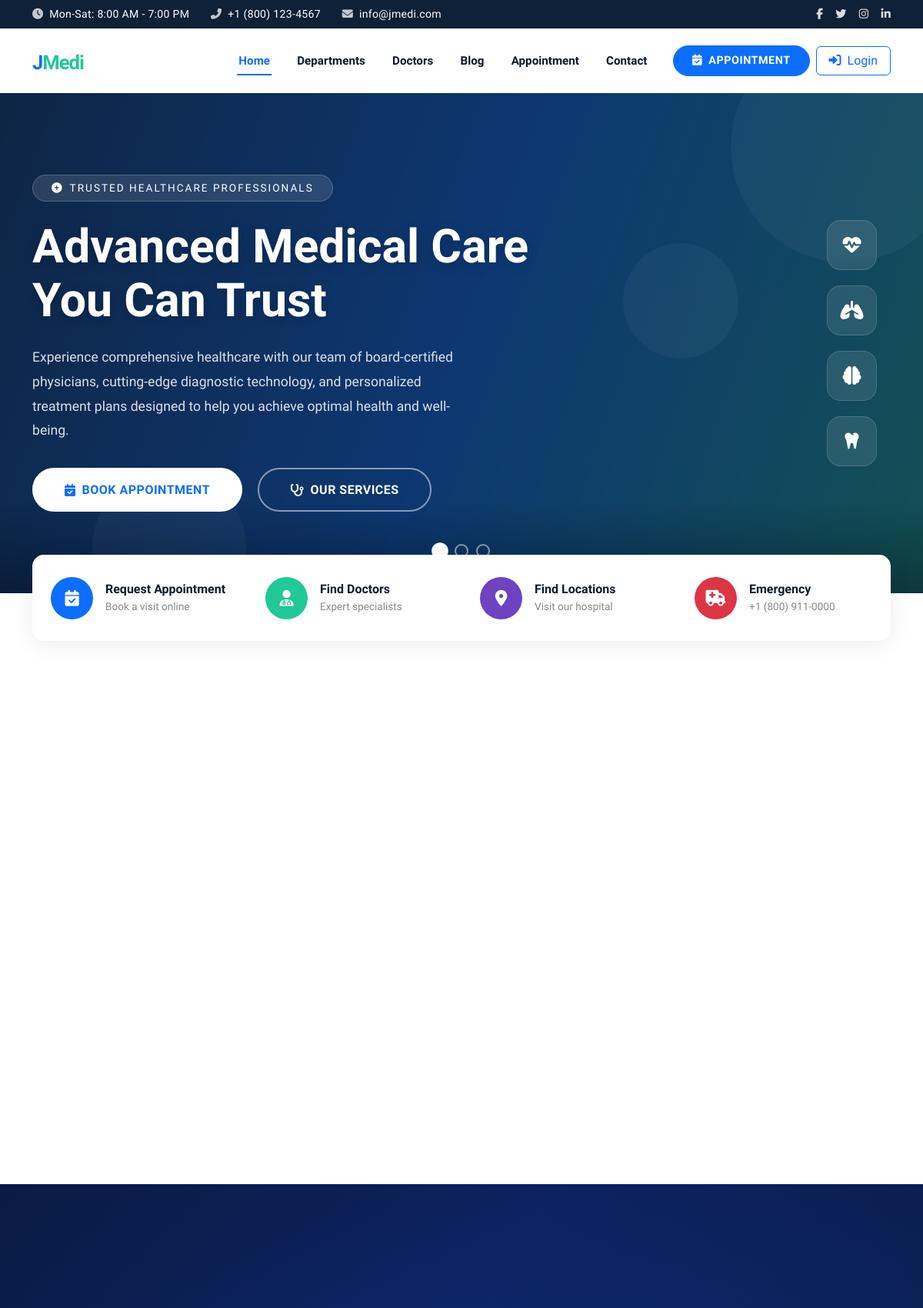
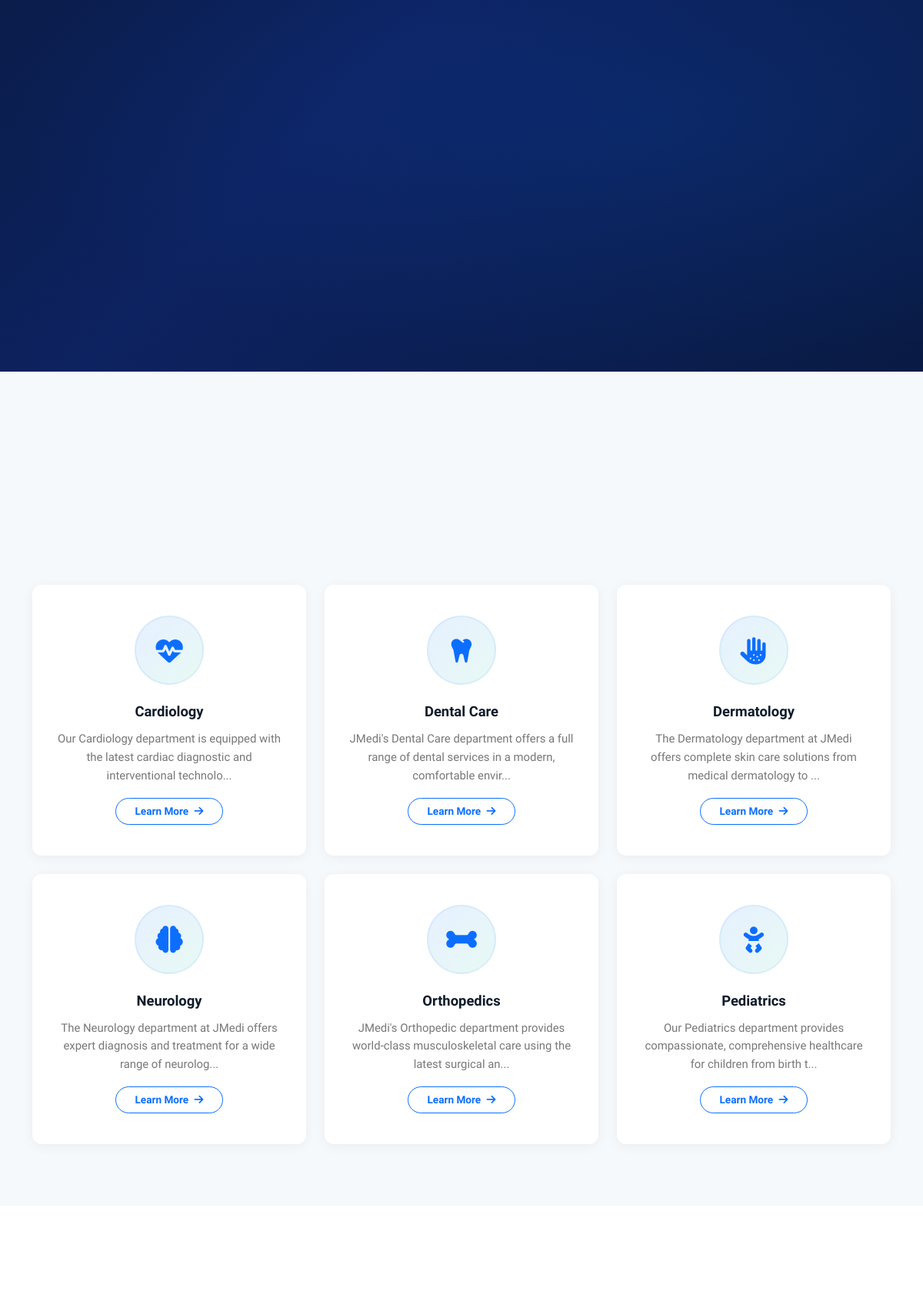
The page / (upper part) on the database its author committed (2 pictures, top to bottom).
### tables this page shows
CREATE TABLE IF NOT EXISTS `menus` (
    `id`         INT AUTO_INCREMENT PRIMARY KEY,
    `menu_name`  VARCHAR(100) NOT NULL,
    `menu_link`  VARCHAR(255) NOT NULL,
    `menu_icon`  VARCHAR(50)  DEFAULT 'fa-link',
    `menu_order` INT          DEFAULT 0,
    `status`     SMALLINT     DEFAULT 1,
    `created_at` TIMESTAMP    DEFAULT CURRENT_TIMESTAMP
);

CREATE TABLE IF NOT EXISTS `hero_slides` (
    `id`               INT AUTO_INCREMENT PRIMARY KEY,
    `title`            VARCHAR(255) NOT NULL,
    `subtitle`         VARCHAR(255),
    `description`      TEXT,
    `button_text`      VARCHAR(100) DEFAULT 'See All Services',
    `button_link`      VARCHAR(255) DEFAULT '/public/departments.php',
    `background_image` VARCHAR(255),
    `overlay_color`    VARCHAR(50)  DEFAULT 'rgba(15,33,55,0.7)',
    `text_animation`   VARCHAR(50)  DEFAULT 'fadeIn',
    `transition_effect` VARCHAR(50) DEFAULT 'slide',
    `sort_order`       INT          DEFAULT 0,
    `status`           SMALLINT     DEFAULT 1,
    `created_at`       TIMESTAMP    DEFAULT CURRENT_TIMESTAMP
);

CREATE TABLE IF NOT EXISTS `departments` (
    `department_id` INT AUTO_INCREMENT PRIMARY KEY,
    `name`          VARCHAR(100) NOT NULL,
    `slug`          VARCHAR(100) UNIQUE NOT NULL,
    `description`   TEXT,
    `icon`          VARCHAR(50)  DEFAULT 'fa-heartbeat',
    `services`      TEXT,
    `image`         VARCHAR(255),
    `status`        SMALLINT     DEFAULT 1,
    `sort_order`    INT          DEFAULT 0,
    `created_at`    TIMESTAMP    DEFAULT CURRENT_TIMESTAMP
);

### public/index.php (the view, shortened to what the rows shown need)
<?php
require_once __DIR__ . '/../includes/header.php';
$departments = getDepartments($pdo);
$emergencyPhone = $settings['emergency_phone'] ?? '';
$heroSlides = getHeroSlides($pdo, true);
$infoStripData = getHomeSection($pdo, 'info_strip');
$secVis = getHomeSection($pdo, 'section_visibility');
if (empty($secVis)) $secVis = [];
$isVisible = function($key) use ($secVis) { return !isset($secVis[$key]) || !empty($secVis[$key]); };
?>
<?php if ($isVisible('hero_slider')): ?>
<?php if (!empty($heroSlides)): ?>
<section class="hero-slider">
    <div id="heroSlider" class="carousel slide" data-bs-ride="carousel" data-bs-interval="6000">
        <div class="carousel-indicators">
            <?php foreach ($heroSlides as $i => $slide): ?>
            <button type="button" data-bs-target="#heroSlider" data-bs-slide-to="<?= $i ?>" <?= $i === 0 ? 'class="active"' : '' ?>></button>
            <?php endforeach; ?>
        </div>
        <div class="carousel-inner">
            <?php foreach ($heroSlides as $i => $slide):
                $bgStyle = !empty($slide['background_image'])
                    ? "background-image:url('" . e($slide['background_image']) . "');"
                    : "background:linear-gradient(110deg, #0f2b5c 0%, #0D6EFD 50%, #20C997 100%);";
                $overlay = e($slide['overlay_color'] ?? 'rgba(15,33,55,0.7)');
                $anim = e($slide['text_animation'] ?? 'fadeIn');
            ?>
            <div class="carousel-item <?= $i === 0 ? 'active' : '' ?>" data-animation="<?= $anim ?>" data-transition="<?= e($slide['transition_effect'] ?? 'slide') ?>">
                <div class="slide-bg" style="<?= $bgStyle ?>"></div>
                <div class="slide-overlay" style="background:<?= $overlay ?>;"></div>
                <div class="slide-floating-shapes">
                    <div class="floating-shape"></div>
                    <div class="floating-shape"></div>
                    <div class="floating-shape"></div>
                </div>
                <div class="slide-content">
                    <div class="container">
                        <div class="row align-items-center">
                            <div class="col-lg-8">
                                <?php if (!empty($slide['subtitle'])): ?>
                                <div class="slide-subtitle"><i class="fas fa-plus-circle me-2"></i><?= e($slide['subtitle']) ?></div>
                                <?php endif; ?>
                                <h1 class="slide-title"><?= e($slide['title']) ?></h1>
                                <?php if (!empty($slide['description'])): ?>
                                <p class="slide-description"><?= e($slide['description']) ?></p>
                                <?php endif; ?>
                                <div class="slide-buttons">
                                    <a href="<?= e($slide['button_link'] ?? '#') ?>" class="slide-btn slide-btn-primary">
                                        <i class="fas fa-calendar-check"></i>
                                        <?= e($slide['button_text'] ?? 'Learn More') ?>
                                    </a>
                                    <a href="/public/departments.php" class="slide-btn slide-btn-outline">
                                        <i class="fas fa-stethoscope"></i>
                                        Our Services
                                    </a>
                                </div>
                            </div>
                        </div>
                    </div>
                </div>
                <div class="slide-pattern"></div>
            </div>
            <?php endforeach; ?>
        </div>
    </div>
</section>
<?php endif; ?>
<?php endif; ?>
<?php if ($isVisible('info_strip')): ?>
<?php
$stripItems = $infoStripData['items'] ?? [
    ['title' => 'Request Appointment', 'subtitle' => 'Book a visit online', 'icon' => 'fa-calendar-check', 'link' => '/public/appointment.php', 'color' => '#0D6EFD'],
    ['title' => 'Find Doctors', 'subtitle' => 'Expert specialists', 'icon' => 'fa-user-md', 'link' => '/public/doctors.php', 'color' => '#20C997'],
    ['title' => 'Find Locations', 'subtitle' => 'Visit our hospital', 'icon' => 'fa-map-marker-alt', 'link' => '/public/contact.php', 'color' => '#6f42c1'],
    ['title' => 'Emergency', 'subtitle' => $emergencyPhone, 'icon' => 'fa-ambulance', 'link' => '', 'color' => '#dc3545']
];
$colSize = count($stripItems) > 0 ? intval(12 / count($stripItems)) : 3;
?>
<div class="container">
    <div class="info-strip">
        <div class="row g-0">
            <?php foreach ($stripItems as $stripItem): ?>
            <div class="col-lg-<?= $colSize ?> col-md-6">
                <?php if (!empty($stripItem['link'])): ?>
                <a href="<?= e($stripItem['link']) ?>" class="info-strip-item text-decoration-none">
                <?php else: ?>
                <div class="info-strip-item">
                <?php endif; ?>
                    <div class="strip-icon" style="background:<?= e($stripItem['color'] ?? '#0D6EFD') ?>;">
                        <i class="fas <?= e($stripItem['icon'] ?? 'fa-circle') ?>"></i>
                    </div>
                    <div>
                        <h6><?= e($stripItem['title']) ?></h6>
                        <p><?= e($stripItem['subtitle']) ?></p>
                    </div>
                <?php if (!empty($stripItem['link'])): ?>
                </a>
                <?php else: ?>
                </div>
                <?php endif; ?>
            </div>
            <?php endforeach; ?>
        </div>
    </div>
</div>
<?php endif; ?>
<?php if ($isVisible('departments')): ?>
<section class="section-padding" style="background:var(--light-bg);">
    <div class="container">
        <div class="swiper mob-swiper dept-swiper">
            <div class="swiper-wrapper">
                <?php foreach (array_slice($departments, 0, 6) as $i => $dept): ?>
                <div class="swiper-slide">
                    <div class="dept-card">
                        <div class="icon-box">
                            <i class="fas <?= e($dept['icon'] ?? 'fa-heartbeat') ?>"></i>
                        </div>
                        <h5><?= e($dept['name']) ?></h5>
                        <p><?= e(truncateText($dept['description'] ?? '', 100)) ?></p>
                        <a href="/public/departments.php?slug=<?= e($dept['slug']) ?>" class="btn btn-sm btn-outline-primary">
                            Learn More <i class="fas fa-arrow-right ms-1"></i>
                        </a>
                    </div>
                </div>
                <?php endforeach; ?>
            </div>
        </div>
    </div>
</section>
<?php endif; ?>
<?php require_once __DIR__ . '/../includes/footer.php'; ?>

### includes/header.php (shortened to what the rows shown need)
<?php
require_once __DIR__ . '/db.php';
require_once __DIR__ . '/functions.php';
$settings = getSettings($pdo);
$currentPage = basename($_SERVER['PHP_SELF'], '.php');
$navMenus = [];
try {
    $navMenus = $pdo->query("SELECT * FROM menus WHERE status=1 ORDER BY menu_order ASC")->fetchAll();
} catch (Exception $e) {
    $navMenus = [];
}
?>
<!DOCTYPE html>
<html lang="en">
<head>
    <link href="https://cdn.jsdelivr.net/npm/bootstrap@5.3.2/dist/css/bootstrap.min.css" rel="stylesheet">
    <link href="https://cdnjs.cloudflare.com/ajax/libs/font-awesome/6.5.0/css/all.min.css" rel="stylesheet">
    <link href="https://cdn.jsdelivr.net/npm/swiper@11/swiper-bundle.min.css" rel="stylesheet">
    <link href="/assets/css/style.css" rel="stylesheet">
    <link href="/assets/css/hero-slider.css" rel="stylesheet">
</head>
<body>
<nav class="navbar navbar-expand-lg navbar-light bg-white sticky-top">
    <div class="container">
        <div class="collapse navbar-collapse d-none d-lg-flex" id="mainNav">
            <ul class="navbar-nav ms-auto mb-2 mb-lg-0 align-items-lg-center">
                <?php if (!empty($navMenus)): ?>
                    <?php foreach ($navMenus as $menuItem):
                        $menuSlug = basename($menuItem['menu_link'], '.php');
                        $isActive = ($menuItem['menu_link'] === '/' && $currentPage === 'index') || $menuSlug === $currentPage;
                    ?>
                    <li class="nav-item">
                        <a class="nav-link <?= $isActive ? 'active' : '' ?>" href="<?= e($menuItem['menu_link']) ?>"><?= e($menuItem['menu_name']) ?></a>
                    </li>
                    <?php endforeach; ?>
                <?php endif; ?>
            </ul>
        </div>
    </div>
</nav>

### rows shown on the page
menus: menu_name "Home"
menus: menu_name "Departments"
menus: menu_name "Doctors", title "Find Doctors", subtitle "Expert specialists"
menus: menu_name "Blog"
menus: menu_name "Appointment", title "Request Appointment", subtitle "Book a visit online"
menus: menu_name "Contact"
hero_slides: subtitle "TRUSTED HEALTHCARE PROFESSIONALS", title "Advanced Medical Care You Can Trust", description "Experience comprehensive healthcare with our team of board-certified physicians, cutting-edge diagnostic technology, and personalized treatment plans designed to help you achieve optimal health and well-being.", button_text "BOOK APPOINTMENT"
departments: name "Cardiology", description "Our Cardiology department is equipped with the latest cardiac diagnostic and interventional technolo..."
departments: name "Dental Care", description "JMedi's Dental Care department offers a full range of dental services in a modern, comfortable envir..."
departments: name "Dermatology", description "The Dermatology department at JMedi offers complete skin care solutions from medical dermatology to ..."
departments: name "Neurology", description "The Neurology department at JMedi offers expert diagnosis and treatment for a wide range of neurolog..."
departments: name "Orthopedics", description "JMedi's Orthopedic department provides world-class musculoskeletal care using the latest surgical an..."
departments: name "Pediatrics", description "Our Pediatrics department provides compassionate, comprehensive healthcare for children from birth t..."

### other values the page prints
$settings['phone'] "+1 (800) 123-4567"
$settings['email'] "info@jmedi.com"
$stripItem['title'] "Find Locations"
$stripItem['subtitle'] "Visit our hospital"
$stripItem['title'] "Emergency"
$stripItem['subtitle'] "+1 (800) 911-0000"
